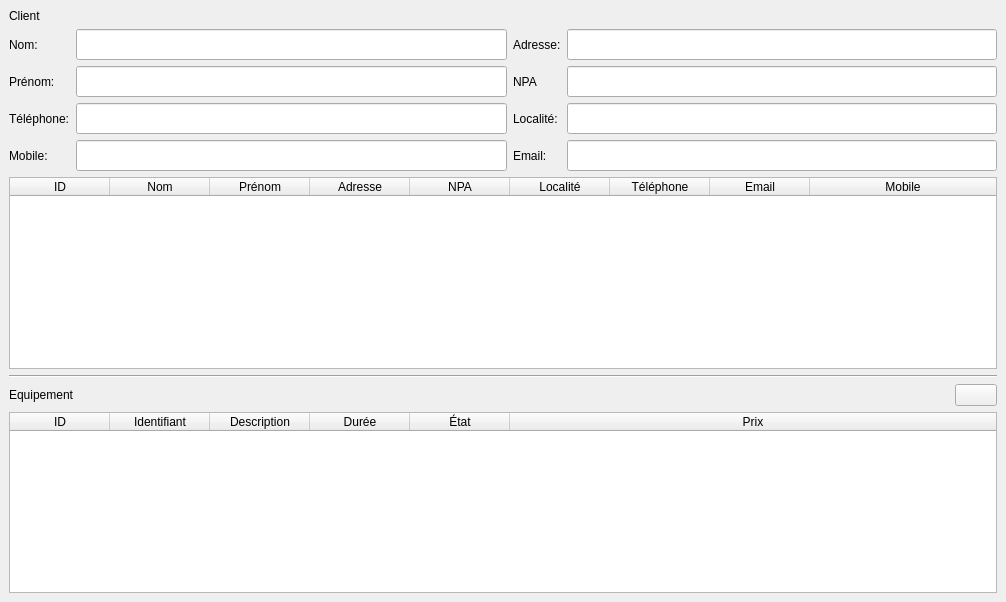
<?xml version="1.0" encoding="UTF-8"?>
<ui version="4.0">
 <class>Formulaire</class>
 <widget class="QMainWindow" name="Formulaire">
  <property name="windowModality">
   <enum>Qt::NonModal</enum>
  </property>
  <property name="geometry">
   <rect>
    <x>0</x>
    <y>0</y>
    <width>1006</width>
    <height>602</height>
   </rect>
  </property>
  <property name="minimumSize">
   <size>
    <width>1006</width>
    <height>458</height>
   </size>
  </property>
  <property name="maximumSize">
   <size>
    <width>2000</width>
    <height>2000</height>
   </size>
  </property>
  <property name="windowTitle">
   <string>Formulaire de contrat</string>
  </property>
  <widget class="QWidget" name="centralwidget">
   <layout class="QVBoxLayout" name="verticalLayout_5">
    <item>
     <widget class="QLabel" name="label_20">
      <property name="styleSheet">
       <string notr="true">font: 87 20pt &quot;Arial Black&quot;;</string>
      </property>
      <property name="text">
       <string>Client</string>
      </property>
     </widget>
    </item>
    <item>
     <layout class="QHBoxLayout" name="horizontalLayout">
      <item>
       <layout class="QVBoxLayout" name="verticalLayout">
        <item>
         <widget class="QLabel" name="label_12">
          <property name="styleSheet">
           <string notr="true">font: 87 14pt &quot;Arial Black&quot;;</string>
          </property>
          <property name="text">
           <string>Nom:</string>
          </property>
         </widget>
        </item>
        <item>
         <widget class="QLabel" name="label_13">
          <property name="styleSheet">
           <string notr="true">font: 87 14pt &quot;Arial Black&quot;;</string>
          </property>
          <property name="text">
           <string>Prénom:</string>
          </property>
         </widget>
        </item>
        <item>
         <widget class="QLabel" name="label_15">
          <property name="styleSheet">
           <string notr="true">font: 87 14pt &quot;Arial Black&quot;;</string>
          </property>
          <property name="text">
           <string>Téléphone:</string>
          </property>
         </widget>
        </item>
        <item>
         <widget class="QLabel" name="label_16">
          <property name="styleSheet">
           <string notr="true">font: 87 14pt &quot;Arial Black&quot;;</string>
          </property>
          <property name="text">
           <string>Mobile:</string>
          </property>
         </widget>
        </item>
       </layout>
      </item>
      <item>
       <layout class="QVBoxLayout" name="verticalLayout_3">
        <item>
         <widget class="QLineEdit" name="lbl_name">
          <property name="font">
           <font>
            <family>Arial</family>
            <pointsize>14</pointsize>
            <weight>10</weight>
            <italic>false</italic>
            <bold>false</bold>
           </font>
          </property>
          <property name="styleSheet">
           <string notr="true">font: 87 14pt &quot;Arial&quot;;</string>
          </property>
          <property name="text">
           <string/>
          </property>
          <property name="readOnly">
           <bool>false</bool>
          </property>
         </widget>
        </item>
        <item>
         <widget class="QLineEdit" name="lbl_firstname">
          <property name="font">
           <font>
            <family>Arial</family>
            <pointsize>14</pointsize>
            <weight>10</weight>
            <italic>false</italic>
            <bold>false</bold>
           </font>
          </property>
          <property name="styleSheet">
           <string notr="true">font: 87 14pt &quot;Arial&quot;;</string>
          </property>
          <property name="text">
           <string/>
          </property>
          <property name="readOnly">
           <bool>false</bool>
          </property>
         </widget>
        </item>
        <item>
         <widget class="QLineEdit" name="lbl_phonefix">
          <property name="font">
           <font>
            <family>Arial</family>
            <pointsize>14</pointsize>
            <weight>10</weight>
            <italic>false</italic>
            <bold>false</bold>
           </font>
          </property>
          <property name="styleSheet">
           <string notr="true">font: 87 14pt &quot;Arial&quot;;</string>
          </property>
          <property name="text">
           <string/>
          </property>
          <property name="readOnly">
           <bool>false</bool>
          </property>
         </widget>
        </item>
        <item>
         <widget class="QLineEdit" name="lbl_phone">
          <property name="font">
           <font>
            <family>Arial</family>
            <pointsize>14</pointsize>
            <weight>10</weight>
            <italic>false</italic>
            <bold>false</bold>
           </font>
          </property>
          <property name="styleSheet">
           <string notr="true">font: 87 14pt &quot;Arial&quot;;</string>
          </property>
          <property name="text">
           <string/>
          </property>
          <property name="readOnly">
           <bool>false</bool>
          </property>
         </widget>
        </item>
       </layout>
      </item>
      <item>
       <layout class="QVBoxLayout" name="verticalLayout_2">
        <item>
         <widget class="QLabel" name="label_14">
          <property name="styleSheet">
           <string notr="true">font: 87 14pt &quot;Arial Black&quot;;</string>
          </property>
          <property name="text">
           <string>Adresse:</string>
          </property>
         </widget>
        </item>
        <item>
         <widget class="QLabel" name="label_19">
          <property name="styleSheet">
           <string notr="true">font: 87 14pt &quot;Arial Black&quot;;</string>
          </property>
          <property name="text">
           <string>NPA</string>
          </property>
         </widget>
        </item>
        <item>
         <widget class="QLabel" name="label_18">
          <property name="styleSheet">
           <string notr="true">font: 87 14pt &quot;Arial Black&quot;;</string>
          </property>
          <property name="text">
           <string>Localité:</string>
          </property>
         </widget>
        </item>
        <item>
         <widget class="QLabel" name="label_17">
          <property name="styleSheet">
           <string notr="true">font: 87 14pt &quot;Arial Black&quot;;</string>
          </property>
          <property name="text">
           <string>Email:</string>
          </property>
         </widget>
        </item>
       </layout>
      </item>
      <item>
       <layout class="QVBoxLayout" name="verticalLayout_4">
        <item>
         <widget class="QLineEdit" name="lbl_address">
          <property name="font">
           <font>
            <family>Arial</family>
            <pointsize>14</pointsize>
            <weight>10</weight>
            <italic>false</italic>
            <bold>false</bold>
           </font>
          </property>
          <property name="styleSheet">
           <string notr="true">font: 87 14pt &quot;Arial&quot;;</string>
          </property>
          <property name="text">
           <string/>
          </property>
          <property name="readOnly">
           <bool>false</bool>
          </property>
         </widget>
        </item>
        <item>
         <widget class="QLineEdit" name="lbl_npa">
          <property name="font">
           <font>
            <family>Arial</family>
            <pointsize>14</pointsize>
            <weight>10</weight>
            <italic>false</italic>
            <bold>false</bold>
           </font>
          </property>
          <property name="styleSheet">
           <string notr="true">font: 87 14pt &quot;Arial&quot;;</string>
          </property>
          <property name="text">
           <string/>
          </property>
          <property name="readOnly">
           <bool>false</bool>
          </property>
         </widget>
        </item>
        <item>
         <widget class="QLineEdit" name="lbl_town">
          <property name="font">
           <font>
            <family>Arial</family>
            <pointsize>14</pointsize>
            <weight>10</weight>
            <italic>false</italic>
            <bold>false</bold>
           </font>
          </property>
          <property name="styleSheet">
           <string notr="true">font: 87 14pt &quot;Arial&quot;;</string>
          </property>
          <property name="text">
           <string/>
          </property>
          <property name="readOnly">
           <bool>false</bool>
          </property>
         </widget>
        </item>
        <item>
         <widget class="QLineEdit" name="lbl_email">
          <property name="font">
           <font>
            <family>Arial</family>
            <pointsize>14</pointsize>
            <weight>10</weight>
            <italic>false</italic>
            <bold>false</bold>
           </font>
          </property>
          <property name="styleSheet">
           <string notr="true">font: 87 14pt &quot;Arial&quot;;</string>
          </property>
          <property name="text">
           <string/>
          </property>
          <property name="readOnly">
           <bool>false</bool>
          </property>
         </widget>
        </item>
       </layout>
      </item>
     </layout>
    </item>
    <item>
     <widget class="QTableWidget" name="customers_table">
      <property name="editTriggers">
       <set>QAbstractItemView::NoEditTriggers</set>
      </property>
      <property name="tabKeyNavigation">
       <bool>false</bool>
      </property>
      <property name="showDropIndicator" stdset="0">
       <bool>false</bool>
      </property>
      <property name="dragDropOverwriteMode">
       <bool>false</bool>
      </property>
      <property name="alternatingRowColors">
       <bool>true</bool>
      </property>
      <property name="selectionMode">
       <enum>QAbstractItemView::SingleSelection</enum>
      </property>
      <property name="selectionBehavior">
       <enum>QAbstractItemView::SelectRows</enum>
      </property>
      <property name="sortingEnabled">
       <bool>true</bool>
      </property>
      <attribute name="horizontalHeaderStretchLastSection">
       <bool>true</bool>
      </attribute>
      <attribute name="verticalHeaderVisible">
       <bool>false</bool>
      </attribute>
      <attribute name="verticalHeaderCascadingSectionResizes">
       <bool>false</bool>
      </attribute>
      <column>
       <property name="text">
        <string>ID</string>
       </property>
      </column>
      <column>
       <property name="text">
        <string>Nom</string>
       </property>
      </column>
      <column>
       <property name="text">
        <string>Prénom</string>
       </property>
      </column>
      <column>
       <property name="text">
        <string>Adresse</string>
       </property>
      </column>
      <column>
       <property name="text">
        <string>NPA</string>
       </property>
      </column>
      <column>
       <property name="text">
        <string>Localité</string>
       </property>
      </column>
      <column>
       <property name="text">
        <string>Téléphone</string>
       </property>
      </column>
      <column>
       <property name="text">
        <string>Email</string>
       </property>
      </column>
      <column>
       <property name="text">
        <string>Mobile</string>
       </property>
      </column>
     </widget>
    </item>
    <item>
     <widget class="Line" name="line">
      <property name="orientation">
       <enum>Qt::Horizontal</enum>
      </property>
     </widget>
    </item>
    <item>
     <layout class="QHBoxLayout" name="horizontalLayout_2">
      <item>
       <widget class="QLabel" name="label_21">
        <property name="styleSheet">
         <string notr="true">font: 87 20pt &quot;Arial Black&quot;;</string>
        </property>
        <property name="text">
         <string>Equipement</string>
        </property>
       </widget>
      </item>
      <item>
       <widget class="QPushButton" name="btn_openList">
        <property name="maximumSize">
         <size>
          <width>42</width>
          <height>38</height>
         </size>
        </property>
        <property name="text">
         <string/>
        </property>
        <property name="icon">
         <iconset>
          <normaloff>res/list_icon.png</normaloff>res/list_icon.png</iconset>
        </property>
        <property name="iconSize">
         <size>
          <width>30</width>
          <height>30</height>
         </size>
        </property>
       </widget>
      </item>
     </layout>
    </item>
    <item>
     <widget class="QTableWidget" name="equipement_table">
      <property name="sizeAdjustPolicy">
       <enum>QAbstractScrollArea::AdjustToContentsOnFirstShow</enum>
      </property>
      <property name="editTriggers">
       <set>QAbstractItemView::NoEditTriggers</set>
      </property>
      <property name="tabKeyNavigation">
       <bool>false</bool>
      </property>
      <property name="showDropIndicator" stdset="0">
       <bool>false</bool>
      </property>
      <property name="dragDropOverwriteMode">
       <bool>false</bool>
      </property>
      <property name="alternatingRowColors">
       <bool>true</bool>
      </property>
      <property name="selectionMode">
       <enum>QAbstractItemView::SingleSelection</enum>
      </property>
      <property name="selectionBehavior">
       <enum>QAbstractItemView::SelectRows</enum>
      </property>
      <property name="sortingEnabled">
       <bool>false</bool>
      </property>
      <attribute name="horizontalHeaderStretchLastSection">
       <bool>true</bool>
      </attribute>
      <attribute name="verticalHeaderVisible">
       <bool>false</bool>
      </attribute>
      <attribute name="verticalHeaderCascadingSectionResizes">
       <bool>false</bool>
      </attribute>
      <column>
       <property name="text">
        <string>ID</string>
       </property>
      </column>
      <column>
       <property name="text">
        <string>Identifiant</string>
       </property>
      </column>
      <column>
       <property name="text">
        <string>Description</string>
       </property>
      </column>
      <column>
       <property name="text">
        <string>Durée</string>
       </property>
      </column>
      <column>
       <property name="text">
        <string>État</string>
       </property>
      </column>
      <column>
       <property name="text">
        <string>Prix</string>
       </property>
      </column>
     </widget>
    </item>
   </layout>
  </widget>
 </widget>
 <tabstops>
  <tabstop>lbl_name</tabstop>
  <tabstop>lbl_firstname</tabstop>
  <tabstop>lbl_phonefix</tabstop>
  <tabstop>lbl_phone</tabstop>
  <tabstop>lbl_address</tabstop>
  <tabstop>lbl_npa</tabstop>
  <tabstop>lbl_town</tabstop>
  <tabstop>lbl_email</tabstop>
 </tabstops>
 <resources/>
 <connections/>
</ui>
